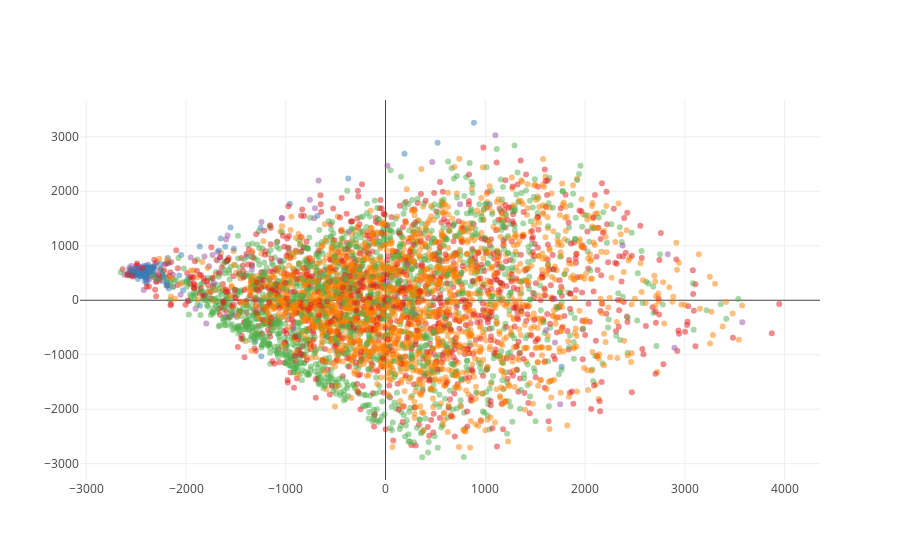

Write notebook code for a chart like this one.
### Code cell
pca = PCA(n_components=2)

universal_set = wisdm.data_df
universal_set = wisdm.remove_all_nan(universal_set)
universal_labels = np.array([t.decode("utf-8") for t in universal_set['class'].as_matrix()])
universal_features = universal_set.as_matrix(columns=[universal_set.columns[1:-1]])

activity_classes = list(set(universal_labels))

qualitative_colors = cl.scales['5']['qual']['Set1']

activity_colors = {activity_classes[i] : color for i,color in enumerate(qualitative_colors)}

features_pca_space = pca.fit(universal_features).transform(universal_features)

# Percentage of variance explained for each components
print('explained variance ratio (first two components): %s'
      % str(pca.explained_variance_ratio_))

trace = Scatter(x=[d[0] for d in features_pca_space],
                y=[d[1] for d in features_pca_space],
                mode='markers',
                marker=dict(color=[activity_colors[activity] for activity in universal_labels],
                            opacity=0.5))
data = [trace]
iplot(data,filename="pca")

### Figure 1 — Plotly figure (JSON) as saved in the notebook; plotly's stock layout.template omitted (floating-point values rounded to 4 significant figures; data arrays with more than 128 entries replaced by an {"elided": "..."} marker saying what was removed)
{"data": [{"marker": {"color": {"elided": "4944 str values"}, "opacity": 0.5}, "mode": "markers", "type": "scatter", "x": {"elided": "4944 float values"}, "y": {"elided": "4944 float values"}}], "layout": {}}
